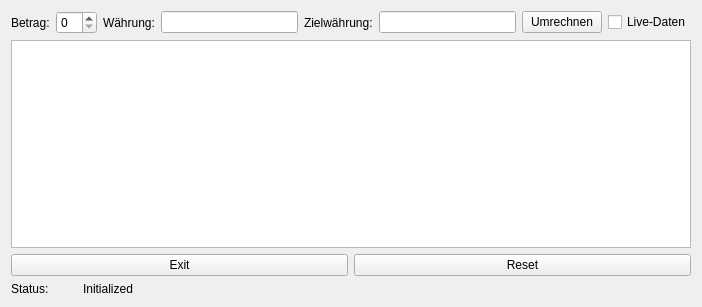
<?xml version="1.0" encoding="UTF-8"?>
<ui version="4.0">
 <class>Form</class>
 <widget class="QWidget" name="Form">
  <property name="geometry">
   <rect>
    <x>0</x>
    <y>0</y>
    <width>702</width>
    <height>307</height>
   </rect>
  </property>
  <property name="sizePolicy">
   <sizepolicy hsizetype="Fixed" vsizetype="Fixed">
    <horstretch>0</horstretch>
    <verstretch>0</verstretch>
   </sizepolicy>
  </property>
  <property name="windowTitle">
   <string>Form</string>
  </property>
  <layout class="QVBoxLayout" name="verticalLayout">
   <item>
    <layout class="QHBoxLayout" name="horizontalLayout">
     <item>
      <widget class="QLabel" name="label">
       <property name="text">
        <string>Betrag:</string>
       </property>
      </widget>
     </item>
     <item>
      <widget class="QSpinBox" name="betragInput"/>
     </item>
     <item>
      <widget class="QLabel" name="label_2">
       <property name="text">
        <string>Währung:</string>
       </property>
      </widget>
     </item>
     <item>
      <widget class="QLineEdit" name="fromInput"/>
     </item>
     <item>
      <widget class="QLabel" name="label_3">
       <property name="text">
        <string>Zielwährung:</string>
       </property>
      </widget>
     </item>
     <item>
      <widget class="QLineEdit" name="toInput"/>
     </item>
     <item>
      <widget class="QPushButton" name="goButton">
       <property name="text">
        <string>Umrechnen</string>
       </property>
      </widget>
     </item>
     <item>
      <widget class="QCheckBox" name="liveCheckbox">
       <property name="text">
        <string>Live-Daten</string>
       </property>
      </widget>
     </item>
    </layout>
   </item>
   <item>
    <widget class="QTextBrowser" name="browser"/>
   </item>
   <item>
    <layout class="QHBoxLayout" name="horizontalLayout_2">
     <item>
      <widget class="QPushButton" name="exitButton">
       <property name="text">
        <string>Exit</string>
       </property>
      </widget>
     </item>
     <item>
      <widget class="QPushButton" name="resetButton">
       <property name="text">
        <string>Reset</string>
       </property>
      </widget>
     </item>
    </layout>
   </item>
   <item>
    <layout class="QHBoxLayout" name="horizontalLayout_3">
     <item>
      <widget class="QLabel" name="label_5">
       <property name="sizePolicy">
        <sizepolicy hsizetype="Preferred" vsizetype="Minimum">
         <horstretch>0</horstretch>
         <verstretch>0</verstretch>
        </sizepolicy>
       </property>
       <property name="maximumSize">
        <size>
         <width>66</width>
         <height>16777215</height>
        </size>
       </property>
       <property name="text">
        <string>Status:</string>
       </property>
      </widget>
     </item>
     <item>
      <widget class="QLabel" name="StatusLabel">
       <property name="text">
        <string>Initialized</string>
       </property>
      </widget>
     </item>
    </layout>
   </item>
  </layout>
 </widget>
 <resources/>
 <connections/>
</ui>
